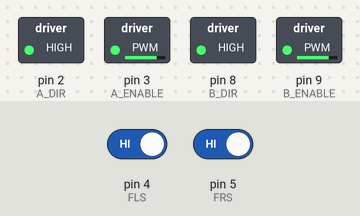
The sketch below on a simulated Arduino Uno, built with avr-gcc and run on an emulated ATmega328P. Parts: switched loads named in the sketch (green lamp = pin HIGH). The inputs (shaded band) are chosen by the test bench; at power-on: pin 4 (FLS) HIGH, pin 5 (FRS) HIGH.

Above: at 1.2 s.
1.3 s: pin 4 (FLS) driven LOW
At 1.46 s:
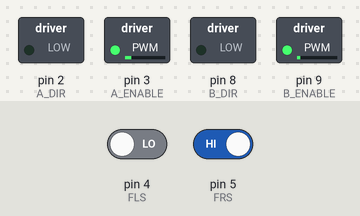
3.1 s: pin 5 (FRS) driven LOW
Timing chart, 0 to 6.1 s (numbered marks = the images above; inputs shaded):
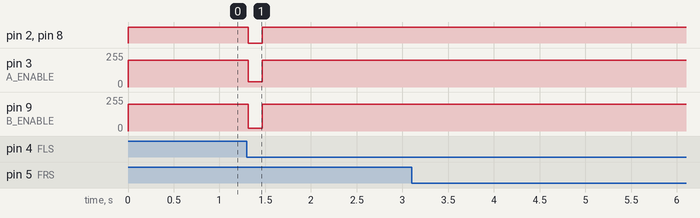

Measured:
- after the input at 1.3 s, pin 2 (A_DIR), pin 8 (B_DIR): HIGH → LOW at once, → HIGH 0.15 s later; pin 3 (A_ENABLE): 200/255 → 40/255 at once, → 200/255 0.15 s later; pin 9 (B_ENABLE): 200/255 → 20/255 at once, → 200/255 0.15 s later

The sketch:

drivesense.ino
```cpp
// Motor pins
#define A_DIR 2
#define A_ENABLE 3
#define B_DIR 8
#define B_ENABLE 9
// Characterized duty cycles
#define A_DUTY 50
#define B_DUTY 50
// Sensor pins
#define FLS 4
#define FRS 5
#define FLL 6
#define FRR 7
// States
#define FORWARD 0
#define BACK 1
#define LEFT 2
#define RIGHT 3
#define STOP 4

// Prototypes
void turnLeft();
void turnRight();
void moveForward();
void moveBackward();
void halt();

int state;
int prev_state;

void setup() {
  prev_state = STOP;
  state = FORWARD;
  Serial.begin(9600);
  pinMode(A_DIR, OUTPUT);
  pinMode(A_ENABLE, OUTPUT);
  pinMode(B_DIR, OUTPUT);
  pinMode(B_ENABLE, OUTPUT);
  pinMode(FLS, INPUT);
  pinMode(FRS, INPUT);
}

void loop() {
  int fl = digitalRead(FLS);
  int fr = digitalRead(FRS);
  if (fl == LOW && fr == LOW) {
    if (prev_state == RIGHT) state = LEFT;
    if (prev_state == LEFT) state = RIGHT;
    if (prev_state == FORWARD) state = FORWARD;
    if (prev_state == STOP) state = FORWARD;
  }
  else if (fl == LOW && fr == HIGH) {
    if (prev_state != state) {
      halt();
      prev_state = state;
    }
    state = RIGHT;
  }
  else if (fr == LOW && fl == HIGH) {
    if (prev_state != state) {
      halt();
      prev_state = state;
    }
    state = LEFT;
  }
  else if (fl == HIGH && fr == HIGH) {
    if (prev_state != state) prev_state = state;
    state = FORWARD;
  }
  if (state == FORWARD) {
    moveForward();
  }
  else if (state == BACK) {
    moveBackward();
  }
  else if (state == LEFT) {
    turnLeft();
  }
  else if (state == RIGHT) {
    turnRight();
  }
  else if (state == STOP) {
    halt();
  }
}

void turnLeft() {
  digitalWrite(A_DIR, HIGH);
  digitalWrite(B_DIR, HIGH);
  analogWrite(A_ENABLE, 200);
  analogWrite(B_ENABLE, 200);
  delay(10);
  analogWrite(A_ENABLE, A_DUTY - 30);
  analogWrite(B_ENABLE, B_DUTY - 10);
}

void turnRight() {
  digitalWrite(A_DIR, HIGH);
  digitalWrite(B_DIR, HIGH);
  analogWrite(A_ENABLE, 200);
  analogWrite(B_ENABLE, 200);
  delay(10);
  analogWrite(A_ENABLE, A_DUTY - 10);
  analogWrite(B_ENABLE, B_DUTY - 30);
}

void moveForward() {
  digitalWrite(A_DIR, HIGH);
  digitalWrite(B_DIR, HIGH);
  analogWrite(A_ENABLE, 200);
  analogWrite(B_ENABLE, 200);
  delay(10);
  analogWrite(A_ENABLE, A_DUTY);
  analogWrite(B_ENABLE, B_DUTY);
}

void moveBackward() {
  digitalWrite(A_DIR, LOW);
  digitalWrite(B_DIR, LOW);
  analogWrite(A_ENABLE, 200);
  analogWrite(B_ENABLE, 200);
  delay(10);
  analogWrite(A_ENABLE, A_DUTY);
  analogWrite(B_ENABLE, B_DUTY);
}

void halt() {
  digitalWrite(A_DIR, LOW);
  digitalWrite(B_DIR, LOW);
  delay(150);
}
```
